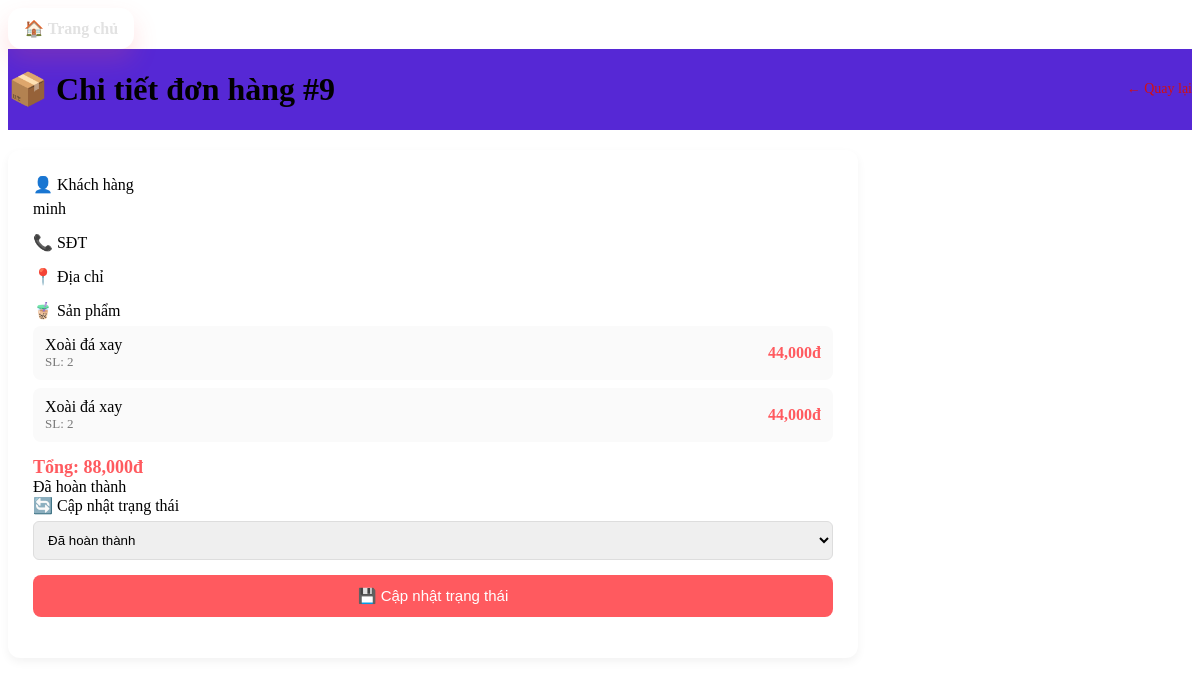
The page /admin/pages/edit_status_product_user.php?id=9 (signed in) on the database its author committed.
### tables this page shows
CREATE TABLE `orders` (
  `id` int(11) NOT NULL,
  `user_id` int(11) NOT NULL,
  `coupon_id` int(11) DEFAULT NULL,
  `total` decimal(12,0) DEFAULT NULL,
  `discount_amount` decimal(12,0) DEFAULT 0,
  `status` enum('pending','processing','shipping','completed','cancelled') DEFAULT 'pending',
  `created_at` timestamp NOT NULL DEFAULT current_timestamp(),
  `name` varchar(255) DEFAULT NULL,
  `phone` varchar(20) DEFAULT NULL,
  `address` varchar(255) DEFAULT NULL,
  `note` text DEFAULT NULL,
  `payment_method` varchar(50) DEFAULT 'bank_transfer',
  `payment_status` enum('pending','paid','expired') DEFAULT 'pending',
  `payment_expires_at` datetime DEFAULT NULL,
  `paid_at` datetime DEFAULT NULL,
  `expired_at` datetime DEFAULT NULL,
  `qr_content` text DEFAULT NULL
);

CREATE TABLE `users` (
  `id` int(11) NOT NULL,
  `username` varchar(50) NOT NULL,
  `email` varchar(120) NOT NULL,
  `phone` text DEFAULT NULL,
  `address` text DEFAULT NULL,
  `password` varchar(255) NOT NULL,
  `display_name` varchar(100) DEFAULT NULL,
  `avatar` varchar(255) DEFAULT NULL,
  `role` enum('guest','user','admin') NOT NULL DEFAULT 'user',
  `created_at` timestamp NOT NULL DEFAULT current_timestamp(),
  `reset_token` varchar(255) DEFAULT NULL,
  `reset_token_expire` datetime DEFAULT NULL
);

### admin/pages/edit_status_product_user.php (the view, shortened to what this page needs)
<?php
require_once("../auth_admin.php");
$id = (int)($_GET['id'] ?? 0);
$order = mysqli_fetch_assoc(mysqli_query($conn, "
    SELECT o.*, u.username
    FROM orders o
    JOIN users u ON u.id = o.user_id
    WHERE o.id = $id
"));
$res_items = mysqli_query($conn, "
    SELECT oi.qty, oi.price, p.name, s.name as size_name
    FROM order_items oi
    JOIN products p ON oi.product_id = p.id
    LEFT JOIN product_sizes ps ON oi.product_size_id = ps.id
    LEFT JOIN sizes s ON ps.size_id = s.id
    WHERE oi.order_id = $id
");
$items = [];
while ($row = mysqli_fetch_assoc($res_items)) {
    $items[] = $row;
}
$statusLabels = [
    'pending'    => 'Chờ xác nhận',
    'processing' => 'Đang xử lý',
    'shipping'   => 'Đang giao hàng',
    'completed'  => 'Đã hoàn thành',
    'cancelled'  => 'Đã hủy',
];
?>
<link rel="stylesheet" href="../css/admin_products.css">
<div class="dashboard">
    <a class="topbar-link" href="../dashboard.php">🏠 Trang chủ</a>
    <div class="topbar">
        <h1>📦 Chi tiết đơn hàng #<?= $order['id'] ?></h1>
        <a href="orders.php">← Quay lại</a>
    </div>
    <div class="form-box order-detail">
        <div class="order-info-grid">
            <div class="form-group">
                <label>👤 Khách hàng</label>
                <div><?= htmlspecialchars($order['username']) ?></div>
            </div>
            <div class="form-group">
                <label>📞 SĐT</label>
            </div>
            <div class="form-group full">
                <label>📍 Địa chỉ</label>
            </div>
        </div>
        <div class="form-group">
            <label>🧋 Sản phẩm</label>
            <div class="order-items">
                <?php foreach ($items as $item): ?>
                    <div class="order-item">
                        <div>
                            <div class="item-name"><?= htmlspecialchars($item['name']) ?></div>
                            <div class="item-meta">SL: <?= $item['qty'] ?></div>
                        </div>
                        <div class="item-price">
                            <?= number_format($item['price']) ?>đ
                        </div>
                    </div>
                <?php endforeach; ?>
            </div>
        </div>
        <div class="order-summary">
            <div class="total-box">
                Tổng: <?= number_format($order['total']) ?>đ
            </div>
            <div class="status-badge <?= $order['status'] ?>">
                <?= $statusLabels[$order['status']] ?? $order['status'] ?>
            </div>
        </div>
        <form method="POST">
            <div class="form-group">
                <label>🔄 Cập nhật trạng thái</label>
                <select name="status">
                    <?php foreach ($statusLabels as $key => $label): ?>
                        <option value="<?= $key ?>"
                            <?= $order['status'] === $key ? 'selected' : '' ?>>
                            <?= $label ?>
                        </option>
                    <?php endforeach; ?>
                </select>
            </div>
            <button class="btn-save">💾 Cập nhật trạng thái</button>
        </form>
    </div>
</div>

### admin/css/admin_products.css (style rules this page uses)
.form-box { background: white; padding: 25px; border-radius: 12px; max-width: 500px; margin-top: 20px; box-shadow: 0 4px 10px rgba(0, 0, 0, 0.05); }
.form-group { margin-bottom: 15px; }
.form-group label { display: block; margin-bottom: 6px; font-weight: 500; }
.form-group input, .form-group select { width: 100%; padding: 10px; border: 1px solid #ddd; border-radius: 6px; outline: none; }
.btn-save { background: #ff5a5f; color: white; border: none; padding: 12px; width: 100%; border-radius: 8px; cursor: pointer; font-size: 15px; }
.topbar { display: flex; justify-content: space-between; align-items: center; background-color: #5628d5; }
.topbar-link, .btn-primary, .dashboard > a, .filter-box button { display: inline-flex; align-items: center; justify-content: center; gap: 8px; padding: 11px 16px; border-radius: 14px; border: 0; text-decoration: none; font-weight: 700; color: #e2e2e2; background: linear-gradient(90deg, var(--accent), var(--accent-2)); box-shadow: 0 12px 24px rgba(255, 90, 95, 0.18); transition: transform 0.18s ease, box-shadow 0.18s ease, opacity 0.18s ease; cursor: pointer; }
.order-detail { max-width: 800px; }
.order-item { display: flex; justify-content: space-between; align-items: center; background: #fafafa; padding: 10px 12px; border-radius: 8px; margin-bottom: 8px; transition: 0.2s; }
.item-name { font-weight: 500; }
.item-meta { font-size: 13px; color: #777; }
.item-price { font-weight: bold; color: #ff5a5f; }
.total-box { font-size: 18px; font-weight: bold; color: #ff5a5f; }
.form-group select { transition: 0.2s; }
.topbar a { color: #d31010; text-decoration: none; font-size: 14px; border-radius: 20px; }

### rows shown on the page
orders: id "9", user.username "minh", total "88,000", status "Đã hoàn thành"

### other values the page prints
$item['name'] "Xoài đá xay"
$item['qty'] "2"
$item['price'] "44,000"
